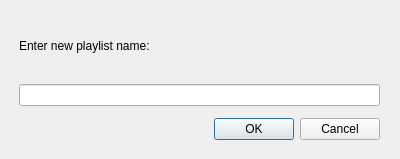
<?xml version="1.0" encoding="UTF-8"?>
<ui version="4.0">
 <class>Dialog</class>
 <widget class="QDialog" name="Dialog">
  <property name="geometry">
   <rect>
    <x>0</x>
    <y>0</y>
    <width>400</width>
    <height>159</height>
   </rect>
  </property>
  <property name="windowTitle">
   <string>Create new playlist</string>
  </property>
  <widget class="QWidget" name="verticalLayoutWidget">
   <property name="geometry">
    <rect>
     <x>9</x>
     <y>9</y>
     <width>381</width>
     <height>141</height>
    </rect>
   </property>
   <layout class="QVBoxLayout" name="verticalLayout">
    <property name="spacing">
     <number>12</number>
    </property>
    <property name="leftMargin">
     <number>10</number>
    </property>
    <property name="topMargin">
     <number>10</number>
    </property>
    <property name="rightMargin">
     <number>10</number>
    </property>
    <property name="bottomMargin">
     <number>10</number>
    </property>
    <item>
     <widget class="QLabel" name="labelEnterNewPlaylistName">
      <property name="text">
       <string>Enter new playlist name:</string>
      </property>
      <property name="alignment">
       <set>Qt::AlignLeading|Qt::AlignLeft|Qt::AlignVCenter</set>
      </property>
     </widget>
    </item>
    <item>
     <widget class="QLineEdit" name="lineEditNewPlaylist"/>
    </item>
    <item>
     <widget class="QDialogButtonBox" name="buttonBox">
      <property name="orientation">
       <enum>Qt::Horizontal</enum>
      </property>
      <property name="standardButtons">
       <set>QDialogButtonBox::Cancel|QDialogButtonBox::Ok</set>
      </property>
     </widget>
    </item>
   </layout>
  </widget>
 </widget>
 <resources/>
 <connections>
  <connection>
   <sender>buttonBox</sender>
   <signal>accepted()</signal>
   <receiver>Dialog</receiver>
   <slot>accept()</slot>
   <hints>
    <hint type="sourcelabel">
     <x>248</x>
     <y>254</y>
    </hint>
    <hint type="destinationlabel">
     <x>157</x>
     <y>274</y>
    </hint>
   </hints>
  </connection>
  <connection>
   <sender>buttonBox</sender>
   <signal>rejected()</signal>
   <receiver>Dialog</receiver>
   <slot>reject()</slot>
   <hints>
    <hint type="sourcelabel">
     <x>316</x>
     <y>260</y>
    </hint>
    <hint type="destinationlabel">
     <x>286</x>
     <y>274</y>
    </hint>
   </hints>
  </connection>
 </connections>
</ui>
